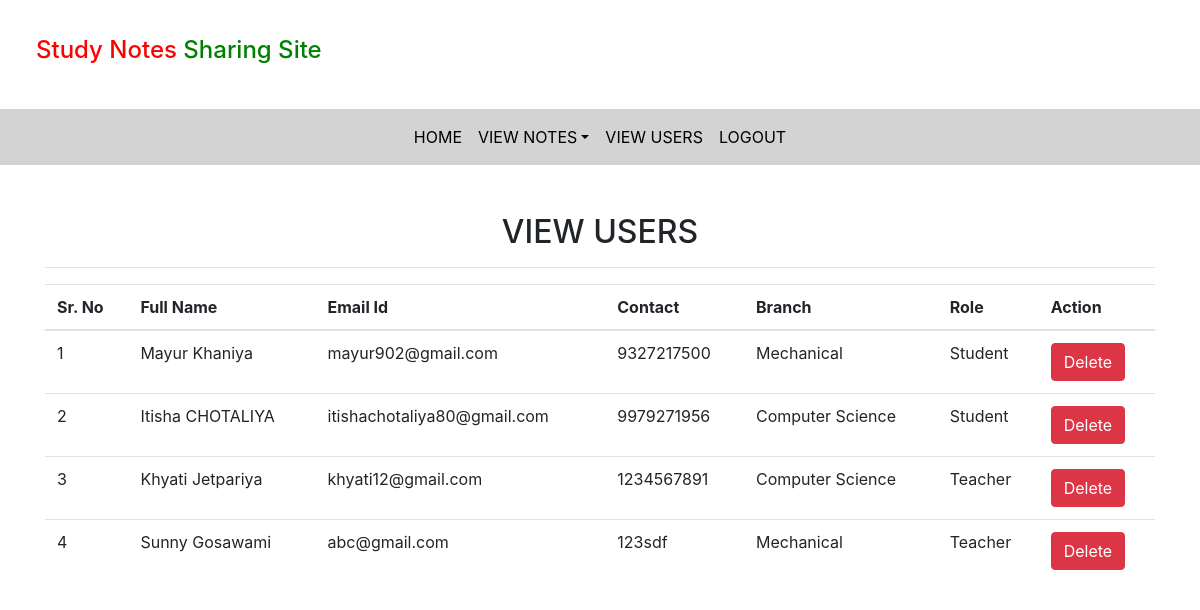
The app's page /view_users (signed in) with its own data.
### notes/models.py (models this page shows, shortened)
class Signup(models.Model):
    user=models.ForeignKey(User,on_delete=models.CASCADE)
    contact=models.CharField(max_length=10, null=True)
    branch = models.CharField(max_length=30)
    role = models.CharField(max_length=15)

### notes/views.py (the view)
# urls.py: path('view_users', view_users, name='view_users'),
def view_users(request):
    if  not request.user.is_authenticated:
        return redirect('login_admin')
    users = Signup.objects.all()
    d = {'users':users}
    return render(request,'view_users.html',d)

### notes/templates/view_users.html
{% extends 'admin_nav.html' %}
{% load static %}
{% block body %}
<div class="container mt-5">
    <h2 class="text-center">VIEW USERS</h2>
    <HR>
    <table class="table table=bordered" id="example">
        <thead>
        <tr>
            <th>Sr. No</th>
             <th>Full Name</th>
            <th>Email Id</th>
            <th>Contact</th>
            <th>Branch</th>
            <th>Role</th>
            <th>Action</th>
        </tr>
        {% for i in users %}
        <tr>
           <td> {{forloop.counter}}</td>
            <td style="text-transform : capitalize"> {{i.user.first_name}} {{i.user.last_name}}</td>
            <td> {{i.user.username}}</td>
            <td>{{i.contact}}</td>
            <td>{{i.branch}}</td>
            <td>{{i.role}}</td>
            <td><a href="{% url 'delete_users' i.user.id%}" class="btn btn-danger" onclick="return confirm('Are you sure?')">Delete</td>
        </tr>
        {% endfor %}
        </thead>
    </table>
</div>
{% endblock %}

### notes/templates/admin_nav.html (shortened to what this page needs)
<html lang="en" xmlns="http://www.w3.org/1999/html">
<head>
    {% load static %}
  <link rel="stylesheet" href="https://maxcdn.bootstrapcdn.com/bootstrap/4.3.1/css/bootstrap.min.css">
  <link rel="stylesheet" href="https://use.fontawesome.com/releases/v5.6.3/css/all.css"></head>
  <link rel="stylesheet"  href="{%static 'css/mystyle.css'%}">
<body>
    <h4 style="padding:3%  ">
        <span style="color:red">Study Notes</span><span style="color:green"> Sharing Site</span>
    </h4>
    <nav class="navbar navbar-expand-sm justify-content-center" style="background-color:lightgray">
    <ul class="navbar-nav">
      <li class="navbar-item">
        <a class="nav-link" href="{% url 'admin_home' %}">HOME</a>
      </li>
        <li class="nav-item dropdown">
        <a  class="nav-link dropdown-toggle"  href="#" data-toggle="dropdown">VIEW NOTES</a>
      </li>
        <li class="navbar-item">
        <a class="nav-link" href="{% url 'view_users' %}">VIEW USERS</a>
      </li>
        <li class="navbar-item">
        <a class="nav-link" href="{% url 'logout' %}">LOGOUT</a>
      </li>
    </ul>
    </nav>
</body>
</html>
{% block body %}
{% endblock%}

### notes/static/css/mystyle.css (style rules this page uses)
.nav-link { color:black }

### records on screen
Signup: user.first_name "Mayur", user.last_name "Khaniya", user.username "mayur902@gmail.com", contact "9327217500", branch "Mechanical", role "Student"
Signup: user.first_name "Itisha", user.last_name "CHOTALIYA", user.username "itishachotaliya80@gmail.com", contact "9979271956", branch "Computer Science", role "Student"
Signup: user.first_name "Khyati", user.last_name "Jetpariya", user.username "khyati12@gmail.com", contact "1234567891", branch "Computer Science", role "Teacher"
Signup: user.first_name "Sunny", user.last_name "Gosawami", user.username "abc@gmail.com", contact "123sdf", branch "Mechanical", role "Teacher"
